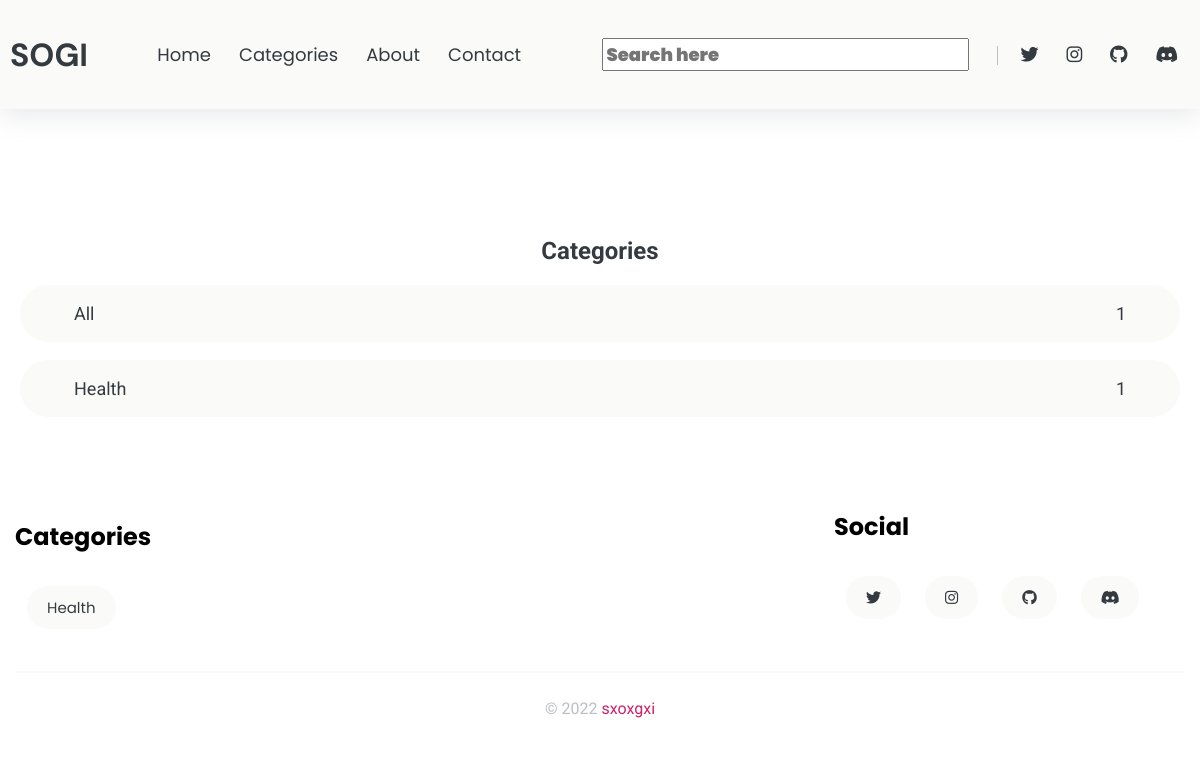
The page /categories/ on the database as committed earlier.
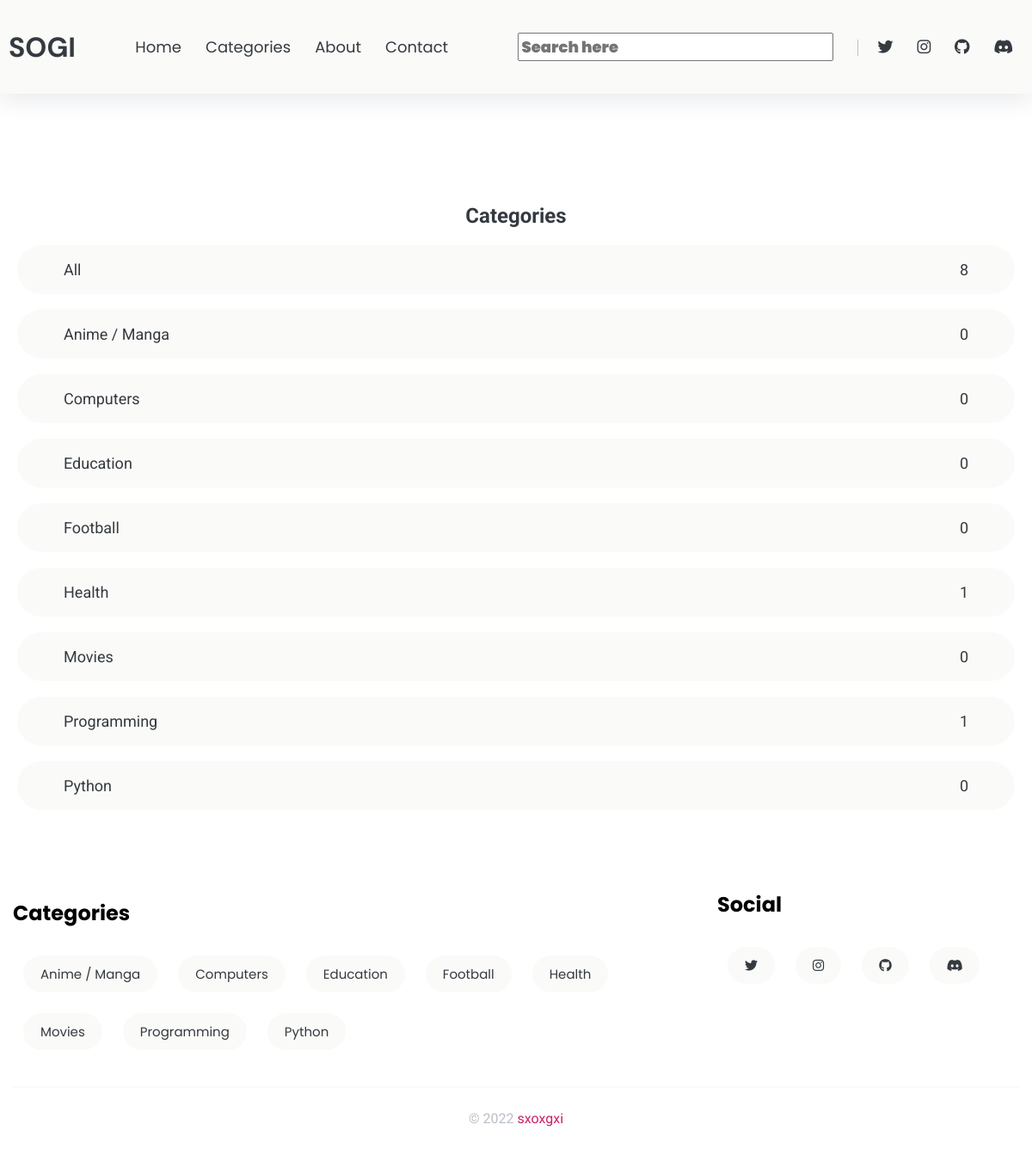
The same page on the database as committed later.
### blog/models.py (models this page shows)
class Topic(models.Model):
    name = models.CharField(max_length=255)
    def __str__(self) -> str:
        return self.name

### blog/views.py (the view)
# urls.py: path('categories/', views.category, name='cat'),
def category(request):
    topics = Topic.objects.all().order_by('name')
    context = {'topics': topics}
    return render(request, 'blog/categories.html', context)

### blog/templates/blog/categories.html
{% extends "blog/main.html" %}
{% load static %}
{% block content %}
<main id="site-main">
    <div class="container">
        <div id="sidebar" class="px-1">
            <section class="categories">
                <h2 class="text-center text-dark">Categories</h2>
                <a href="{% url 'blog' %}" class="d-flex justify-content-between text-dark">
                    <span>All</span>
                    <span>{{topics.count}}</span>
                </a>
                {% for topic in topics %}
                <a href="{% url 'blog' %}?q={{topic}}" class="d-flex justify-content-between text-dark">
                    <span>{{topic}}</span>
                    <span>{{topic.post_set.all.count}}</span>
                </a>
                {% endfor %}
            </section>
        </div>
    </div>
</main>
{% endblock content %}

### blog/templates/blog/main.html (shortened to what this page needs)
{% load static %}
<!DOCTYPE html>
<html lang="en">
<head>
    <link rel="stylesheet" href="https://cdnjs.cloudflare.com/ajax/libs/font-awesome/6.1.1/css/all.min.css"
 />
    <link rel="stylesheet" href="https://cdnjs.cloudflare.com/ajax/libs/Swiper/6.4.5/swiper-bundle.min.css"
 />
    <link rel="stylesheet" type="text/css" href="{% static 'blog/styles.css' %}">
</head>
<body>
    <header id="header" class="shadow bg-light">
        <nav class="container navbar">
            <a href="{% url 'blog'%}" class="nav-brand text-dark">
                SOGI
            </a>
            <div class="collapse">
                <ul class="navbar-nav">
                    <a href="{% url 'blog' %}" class="nav-link">Home</a>
                    <a href="{% url 'cat' %}" class="nav-link">Categories</a>
                    <a href="{% url 'profile' %}" class="nav-link">About</a>
                    <a href="mailto:sxoxgxi@duck.com" class="nav-link">Contact</a>
                </ul>
            </div>
            <div class="collapse">
                <ul class="navbar-nav">
                        <form class="search-box" action="{% url 'blog' %}">
                            <input type="text" name="q" class="fa-solid nav-link" placeholder="Search here">
                        </form>
                    <a href="https://twitter.com/sxoxgxi" class="nav-link"><i class="fab fa-twitter"></i></a>
                    <a href="https://www.instagram.com/soh_gee.nirmal/?theme=dark" class="nav-link"><i class="fab fa-instagram"></i></a>
                    <a href="https://github.com/sxoxgxi" class="nav-link"><i class="fab fa-github"></i></a>
                    <a href="https://discord.gg/5S6cdn8Dnd" class="nav-link"><i class="fab fa-discord"></i></a>
                </ul>
            </div>
        </nav>
    </header>
    {% block content %}{% endblock content%}
    {% if page != 'profile' %}
    <footer id="footer">
        <div class="container">
            <div class="row mb-3">
                <div class="col-8">
                    <h2 class="footer-title secondary-title">Categories</h2>
                    <div class="tags">
                        <div class="d-flex flex-wrap">
                            {% for topic in topics %}
                            <a href="{% url 'blog' %}?q={{topic}}" class="nav-link btn bg-light">{{topic}}</a>
                            {% endfor %}
                        </div>
                    </div>
                </div>
                <div class="col-3">
                    <h2 class="footer-title secondary-title mt-2">Social</h2>
                    <div class="tags social">
                        <div class="d-flex flex-wrap">
                            <a href="https://twitter.com/sxoxgxi" class="nav-link btn bg-light"><i class="fab fa-twitter"></i></a>
                            <a href="https://www.instagram.com/soh_gee.nirmal/?theme=dark" class="nav-link btn bg-light"><i class="fab fa-instagram"></i></a>
                            <a href="https://github.com/sxoxgxi" class="nav-link btn bg-light"><i class="fab fa-github"></i></a>
                            <a href="https://discord.gg/5S6cdn8Dnd" class="nav-link btn bg-light"><i class="fab fa-discord"></i></a>
                        </div>
                    </div>
                </div>
            </div>
            <div class="copyrights">
                <p class="text-center text-secondary display-2">
                    © 2022 <a href="#" class="text-primary">sxoxgxi</a>
                </p>
            </div>
        </div>
    </footer>
    {% endif %}
</body>
</html>

### blog/static/blog/styles.css (style rules this page uses)
:root { --light: #fafaf8; --secondary: #adb5bddb; --dark: #343a40; --primary-color: #ce2167; --secondary-color: #1db8a8; --border: #e9ecefc1; }
body { font-family: 'Roboto', sans-serif; padding: 0; margin: 0; }
a { text-decoration: none; }
*>* { box-sizing: border-box; }
.text-secondary { color: var(--secondary); }
.text-dark { color: var(--dark); }
.text-primary { color: var(--primary-color); }
.bg-light { background-color: var(--light); }
.container { max-width: 1200px; padding: 0 15px; margin: auto; }
.secondary-title { font-family: 'Poppins', sans-serif; }
.display-2 { font-size: 16px; }
.text-center { text-align: center; }
.btn { padding: 15px 20px; border: none; }
.d-flex { display: flex; }
.flex-wrap { flex-wrap: wrap; }
.justify-content-between { justify-content: space-between; }
.mt-2 { margin-top: 10px; }
.mb-3 { margin-bottom: 30px; }
.px-1 { padding-left: 5px; padding-right: 5px; }
.shadow { box-shadow: rgba(149, 157, 165, 0.2) 0px 8px 24px; }
.navbar { position: relative; display: flex; flex-direction: row; justify-content: space-between; padding: 10px; }
.nav-brand { font-family: 'DM Sans', sans-serif; font-weight: bold; align-self: center; font-size: 32px; }
.collapse { align-self: center; }
.nav-link { font-size: 18px; margin: 12px; color: var(--dark); font-family: 'Poppins', sans-serif; }
.search-box { display: inline; border-right: 1px solid var(--secondary); padding-right: 12px; margin-right: 10px; }
#site-main { margin-top: 8em; }
#footer { padding-top: 4em; }
#footer .tags a { border-radius: 40px; padding: 10px 20px; font-size: 15px; }
#footer .copyrights { padding: 10px 0; border-top: 2px solid var(--light); }
#sidebar .categories a { padding: 1em 3em; font-size: 18px; margin-bottom: 1em; background-color: var(--light); border-radius: 99px; }
.row { display: flex; }
.col-3 { flex: 0 0 33.3333%; max-width: 33.3333%; padding-right: 35px; }
.col-8 { flex: 0 0 70%; max-width: 70%; }

Rows that differ between the two databases and show on the page:
added Topic: name "Anime / Manga", post_set.all.count "0"
added Topic: name "Computers", post_set.all.count "0"
added Topic: name "Education", post_set.all.count "0"
added Topic: name "Football", post_set.all.count "0"
added Topic: name "Movies", post_set.all.count "0"
added Topic: name "Programming", post_set.all.count "1"
added Topic: name "Python", post_set.all.count "0"
Other text that changed with them:
{{ topics.count }}: "1" → "8"
